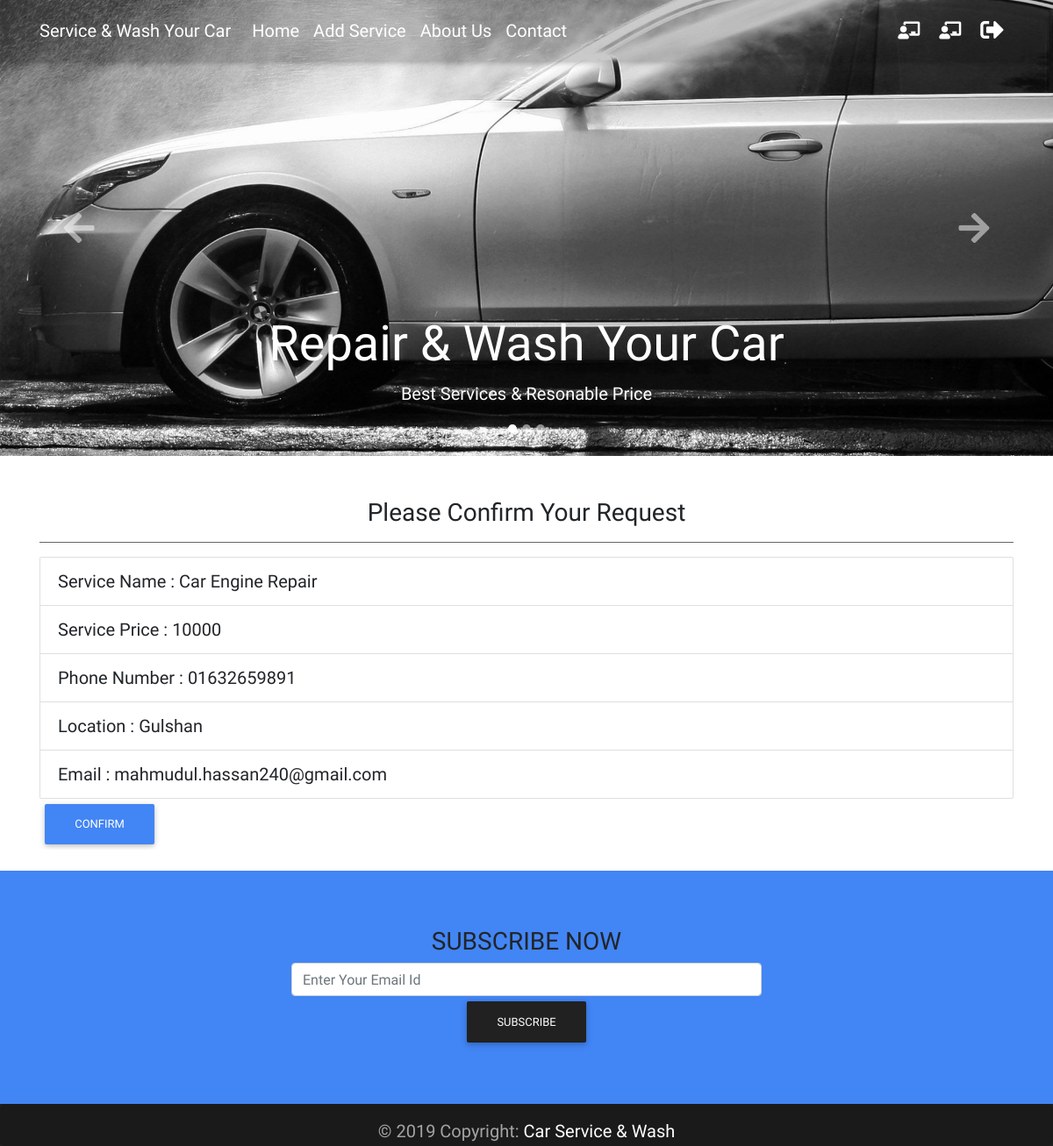
The page /request.php?id=7 (signed in) on the database its author committed.
### tables this page shows
CREATE TABLE `pages` (
  `id` int(10) UNSIGNED NOT NULL,
  `title` varchar(255) NOT NULL,
  `description` text NOT NULL
);

CREATE TABLE `services` (
  `id` int(11) UNSIGNED NOT NULL,
  `name` varchar(150) NOT NULL,
  `location` varchar(150) NOT NULL,
  `phone` varchar(15) NOT NULL,
  `category_id` int(10) UNSIGNED NOT NULL,
  `user_id` int(10) UNSIGNED NOT NULL,
  `description` text NOT NULL,
  `price` varchar(20) NOT NULL,
  `image` varchar(255) NOT NULL,
  `date` timestamp NOT NULL DEFAULT CURRENT_TIMESTAMP
);

CREATE TABLE `users` (
  `id` int(11) UNSIGNED NOT NULL,
  `full_name` varchar(150) NOT NULL,
  `email` varchar(150) NOT NULL,
  `phone` varchar(20) NOT NULL,
  `user_type` int(11) NOT NULL,
  `password` varchar(140) NOT NULL,
  `reset_code` varchar(32) DEFAULT NULL,
  `is_active` tinyint(4) DEFAULT '0',
  `date` timestamp NOT NULL DEFAULT CURRENT_TIMESTAMP
);

### lib/Session.php (called while the page is built, shortened)
<?php
class Session{
  public static function get($key){
    if (isset($_SESSION[$key])) {
      return $_SESSION[$key];
    } else {
      return false;
    }
  }
}
?>

### classes/User.php (called while the page is built, shortened)
<?php
	$filepath=realpath(dirname(__FILE__));
	include_once ($filepath.'../../lib/Database.php') ;
	include_once ($filepath.'../../helpers/Format.php') ;
?>
<?php
class User
{
	private $db;
	function __construct(){
		$this->db=new Database();
	}
	public function getUserIdAndUserType(){
		return array(Session::get('userId'),Session::get('userType'));
	}
	public function getUserCategoryName($userId,$userType){
		$query = "SELECT name FROM user_categories LEFT JOIN users ON users.id='$userId' WHERE user_categories.id='$userType'";
		$result = $this->db->select($query);
		if($result){
			while ($value = $result->fetch_assoc()) {
				return $value['name'];
			}
		}
	}
	public function checkNormalUser(){
		list($x,$y) = $this->getUserIdAndUserType();
		if ($this->getUserCategoryName($x,$y) === 'User') {
			return true;
		}
		return false;
	}
}
?>

### lib/Database.php (called while the page is built, shortened)
<?php
    Class Database{
     public $host   = DB_HOST;
     public $user   = DB_USER;
     public $pass   = DB_PASS;
     public $dbname = DB_NAME;
     public $link;
    private function connectDB(){
     $this->link = new mysqli($this->host, $this->user, $this->pass,
      $this->dbname);
     }
    public function select($query){
      $result = $this->link->query($query) or
       die($this->link->error.__LINE__);
      if($result->num_rows > 0){
        return $result;
      } else {
        return false;
      }
     }
    }

### inc/inc.php (called while the page is built, shortened)
<?php
include 'lib/Session.php' ;
	include 'lib/Database.php' ;
	include 'helpers/Format.php';
	$user = new User();
	$service = new Service();
	$page = new Page();
?>

### classes/Page.php (called while the page is built, shortened)
<?php
	$filepath=realpath(dirname(__FILE__));
	include_once ($filepath.'/../lib/Database.php');
	include_once ($filepath.'/../helpers/Format.php') ;
?>
<?php
class Page
{
	private $db;
	function __construct(){
		$this->db=new Database();
	}
	public function getAllPage(){
		$query = "SELECT * FROM pages ORDER BY id DESC";
		$result = $this->db->select($query);
		return $result;
	}
}
?>

### classes/Service.php (called while the page is built, shortened)
<?php
	$filepath=realpath(dirname(__FILE__));
	include_once ($filepath.'/../lib/Database.php');
	include_once ($filepath.'/../helpers/Format.php') ;
	include_once 'Category.php';
?>
<?php
	class Service
	{
		private $db;
    	private $fm;
		function __construct(){
			$this->db=new Database();
	  		$this->fm=new Format();
		}
		public function getServiceById($id){
			$id=$this->fm->validation($id);
       		$id=mysqli_real_escape_string($this->db->link,$id);
       		$query="SELECT services.*,
       				services.user_id as provider_id,
					categories.name as cat_name,
					categories.id as cat_id,
					users.full_name as user_name,
					users.email as email,
					users.id as user_id
					FROM services
					INNER JOIN categories
					on services.category_id = categories.id
					INNER JOIN users
					on services.user_id = users.id
					WHERE services.id = '$id'
					order by services.id desc";
	   		$result=$this->db->select($query);
	   		return $result;
		}
	}
?>

### classes/Category.php (called while the page is built, shortened)
<?php
	$filepath=realpath(dirname(__FILE__));
	include_once ($filepath.'/../lib/Database.php');
	include_once ($filepath.'/../helpers/Format.php') ;
?>

### helpers/Format.php (called while the page is built, shortened)
<?php
class Format
{
    public function validation($data){
        $data = trim($data);
        $data = stripcslashes($data);
        $data = htmlspecialchars($data);
        return $data;
    }
}
?>

### request.php (the view, shortened to what this page needs)
<?php include 'inc/header.php'; ?>
<?php include 'inc/top_nav.php'; ?>
<?php include 'inc/carousel.php'; ?>
<?php
  if(!isset($_GET['id']) or $_GET['id']==NULL){
    $fm->redirect('index.php');
  }else
  {
    $id=$_GET['id'];
  }
?>
<main>
	<div class="container">
		<div class="mt-5 wow fadeIn">
			<div class="row">
				<div class="col-md-12">
					<h3 class="text-center">Please Confirm Your Request</h3>
					<hr class="hr-dark">
					<ul class="list-group">
						<?php
						$result = $service->getServiceById($id);
					    if($result){
					      while ($value=$result->fetch_assoc()) {
						?>
						<li class="list-group-item">Service Name : <?php echo $value['name']; ?></li>
						<li class="list-group-item">Service Price : <?php echo $value['price']; ?></li>
						<li class="list-group-item">Phone Number : <?php echo $value['phone']; ?></li>
						<li class="list-group-item">Location : <?php echo $value['location']; ?></li>
						<li class="list-group-item">Email : <?php echo $value['email'];
						 ?></li>
						<?php } } ?>
					</ul>
					<form method="POST">
						<input class="btn btn-primary" type="submit" name="confirm" value="Confirm">
					</form>
				</div>
			</div>
		</div>
	</div>
</main>
<?php include 'inc/footer.php'; ?>

### inc/top_nav.php (shortened to what this page needs)
<nav class="navbar fixed-top navbar-expand-lg navbar-dark  scrolling-navbar">
    <div class="container">
        <a class="navbar-brand" href="index.php">
        <strong>Service & Wash Your Car</strong>
        </a>
        <div class="collapse navbar-collapse" id="navbarSupportedContent">
            <ul class="navbar-nav mr-auto">
                <li class="nav-item">
                  <a class="nav-link" href="index.php">Home
                  </a>
                </li>
                <?php if (Session::get('userLogin') == true || isset($_COOKIE['user'])): ?>
                    <?php if ($user->checkNormalUser() === false): ?>
                        <li class="nav-item">
                          <a class="nav-link" href="<?php echo URLROOT ?>/add_service.php">Add Service</a>
                        </li>
                    <?php endif ?>
                <?php endif ?>
                <?php
                   $result=$page->getAllPage();
                   if($result){
                       while($value=$result->fetch_assoc()) {
                ?>
                <li class="nav-item">
                    <a class="nav-link" href="<?php echo URLROOT ?>/page.php?pageId=<?php echo $value['id']; ?>"><?php echo $value['title']; ?></a>
                </li>
                <?php } } ?>
                <li class="nav-item">
                  <a class="nav-link" href="contact.php">Contact
                  </a>
                </li>
            </ul>
            <ul class="navbar-nav nav-flex-icons">
                <?php if (Session::get('userLogin') == true || isset($_COOKIE['user'])): ?>
                    <?php if ($user->checkNormalUser() === false): ?>
                        <li class="nav-item">
                            <a href="<?php echo(URLROOT);?>/provider_dashboard.php" class="nav-link" title="Provider Dashboard">
                                <i class="fas fa-chalkboard-teacher"></i>
                            </a>
                        </li>
                     <?php endif ?>
                        <li class="nav-item">
                            <a href="<?php echo(URLROOT);?>/user_dashboard.php" class="nav-link" title="User Dashboard">
                                <i class="fas fa-chalkboard-teacher"></i>
                            </a>
                        </li>
                    <li class="nav-item">
                        <a href="<?php echo(URLROOT);?>/logout.php?action=logout" class="nav-link" title="logout">
                            <i class="fas fa-sign-out-alt fa-lg"></i>
                        </a>
                    </li>
                <?php endif ?>
            </ul>
        </div>
    </div>
</nav>

### assets/css/style.css (style rules this page uses)
body { font-family: 'Grenze', serif; font-size: 20px; }
.navbar { background-color: rgba(0, 0, 0, 0.2); }

### rows shown on the page
pages: title "About Us"
services: name "Car Engine Repair", price "10000", phone "01632659891", location "Gulshan", user.email "mahmudul.hassan240@gmail.com"
